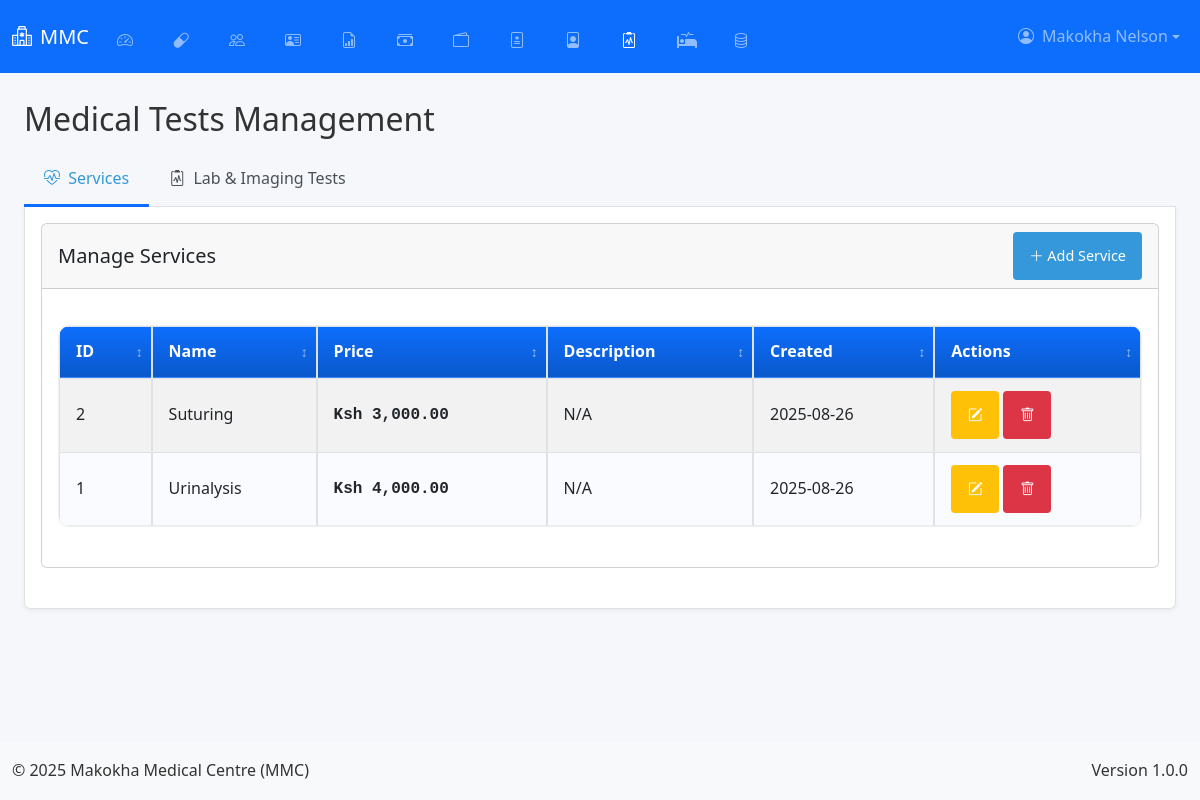
The page /admin/medical-tests (signed in) on the database as committed earlier.
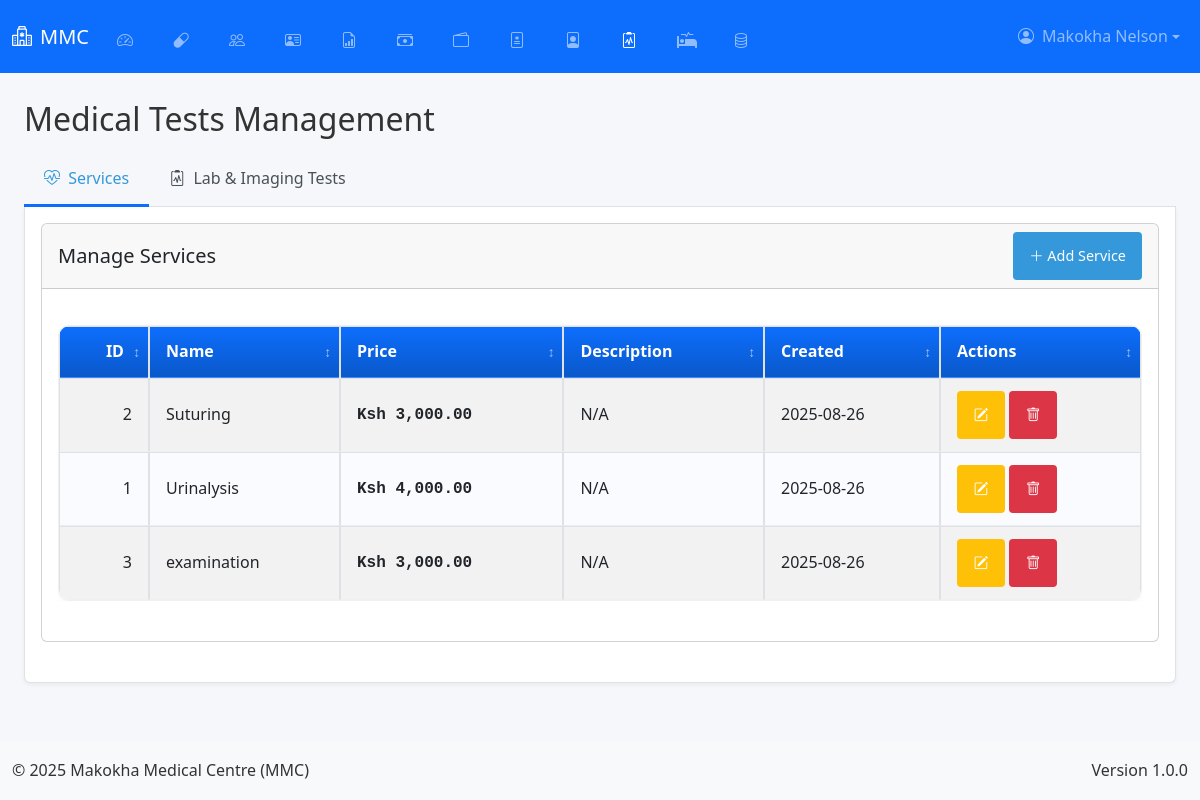
The same page on the database as committed later.
### app.py (models this page shows, shortened)
class User(db.Model, UserMixin):
    __tablename__ = 'user'
    id = db.Column(db.Integer, primary_key=True)
    username = db.Column(db.String(50), unique=True, nullable=False)
    email = db.Column(db.String(100), unique=True, nullable=False)
    password = db.Column(db.String(200), nullable=False)
    role = db.Column(db.String(20), nullable=False, default='user')
    is_active = db.Column(db.Boolean, default=True)
    last_login = db.Column(db.DateTime)
    profile_picture = db.Column(db.String(255))
    created_at = db.Column(db.DateTime, default=lambda: datetime.now(timezone.utc))
    updated_at = db.Column(db.DateTime, default=lambda: datetime.now(timezone.utc), onupdate=lambda: datetime.now(timezone.utc))

class Service(db.Model):
    id = db.Column(db.Integer, primary_key=True)
    name = db.Column(db.String(100), nullable=False)
    price = db.Column(db.Float, nullable=False)
    description = db.Column(db.Text)
    created_at = db.Column(db.DateTime, default=lambda: datetime.now(timezone.utc))
    updated_at = db.Column(db.DateTime, default=lambda: datetime.now(timezone.utc), onupdate=lambda: datetime.now(timezone.utc))

### app.py (the view, shortened to what this page needs)
@app.route('/admin/medical-tests', methods=['GET', 'POST'])
@login_required
def manage_medical_tests():
    if current_user.role != 'admin':
        abort(403)
    services = Service.query.order_by(Service.name).all()
    lab_tests = LabTest.query.order_by(LabTest.name).all()
    imaging_tests = ImagingTest.query.order_by(ImagingTest.name).all()
    return render_template('admin/medical_tests.html',
                         services=services,
                         lab_tests=lab_tests,
                         imaging_tests=imaging_tests)

### app.py (called while the page is built, shortened)
@app.before_request
def initialize_data():
    global _first_request
    if not _first_request:
        return

@app.context_processor
def inject_current_date():
    return {'current_date': date.today().strftime('%Y-%m-%d')}

    @login_manager.user_loader
    def load_user(user_id):
        return db.session.get(User, int(user_id))

### templates/admin/medical_tests.html (shortened to what this page needs)
{% extends "base.html" %}
{% block content %}
<div class="container-fluid">
    <div class="row">
        <div class="col-lg-12">
            <h2 class="mt-4 mb-3">Medical Tests Management</h2>
            <ul class="nav nav-tabs" id="medicalTestsTab" role="tablist">
                <li class="nav-item" role="presentation">
                    <button class="nav-link active" id="services-tab" data-bs-toggle="tab" data-bs-target="#services" type="button" role="tab">
                        <i class="bi bi-heart-pulse me-1"></i> Services
                    </button>
                </li>
                <li class="nav-item" role="presentation">
                    <button class="nav-link" id="tests-tab" data-bs-toggle="tab" data-bs-target="#tests" type="button" role="tab">
                        <i class="bi bi-clipboard2-pulse me-1"></i> Lab & Imaging Tests
                    </button>
                </li>
            </ul>
            <div class="tab-content p-3 border border-top-0 rounded-bottom" id="medicalTestsTabContent">
                <div class="tab-pane fade show active" id="services" role="tabpanel">
                    <div class="card mb-4">
                        <div class="card-header d-flex justify-content-between align-items-center">
                            <h5 class="mb-0">Manage Services</h5>
                            <button class="btn btn-primary btn-sm" data-bs-toggle="modal" data-bs-target="#addServiceModal">
                                <i class="bi bi-plus-lg"></i> Add Service
                            </button>
                        </div>
                        <div class="card-body">
                            <div class="table-responsive">
                                <table class="table table-striped table-hover" id="servicesTable">
                                    <thead>
                                        <tr>
                                            <th>ID</th>
                                            <th>Name</th>
                                            <th>Price</th>
                                            <th>Description</th>
                                            <th>Created</th>
                                            <th>Actions</th>
                                        </tr>
                                    </thead>
                                    <tbody>
                                        {% if services %}
                                            {% for service in services %}
                                            <tr>
                                                <td>{{ service.id }}</td>
                                                <td>{{ service.name }}</td>
                                                <td><span class="price-value">Ksh {{ "{:,.2f}".format(service.price) }}</span></td>
                                                <td>{{ service.description|truncate(50) if service.description else 'N/A' }}</td>
                                                <td>{{ service.created_at.strftime('%Y-%m-%d') }}</td>
                                                <td>
                                                    <button class="btn btn-sm btn-warning edit-service" data-id="{{ service.id }}">
                                                        <i class="bi bi-pencil-square"></i>
                                                    </button>
                                                    <button class="btn btn-sm btn-danger delete-service" data-id="{{ service.id }}">
                                                        <i class="bi bi-trash"></i>
                                                    </button>
                                                </td>
                                            </tr>
                                            {% endfor %}
                                        {% else %}
                                            <tr>
                                                <td colspan="6" class="text-center py-4">No services found. Click "Add Service" to create one.</td>
                                            </tr>
                                        {% endif %}
                                    </tbody>
                                </table>
                            </div>
                        </div>
                    </div>
                </div>
            </div>
        </div>
    </div>
</div>
<div class="position-fixed bottom-0 end-0 p-3" style="z-index: 11">
</div>
{% endblock %}

### templates/base.html (shortened to what this page needs)
<!DOCTYPE html>
<html lang="en">
<head>
    <link href="https://cdn.jsdelivr.net/npm/bootstrap@5.3.0/dist/css/bootstrap.min.css" rel="stylesheet">
    <link rel="stylesheet" href="https://cdn.jsdelivr.net/npm/bootstrap-icons@1.11.1/font/bootstrap-icons.css">
    <link rel="stylesheet" href="https://cdnjs.cloudflare.com/ajax/libs/font-awesome/5.15.3/css/all.min.css">
    <link href="https://cdn.jsdelivr.net/npm/select2@4.1.0-rc.0/dist/css/select2.min.css" rel="stylesheet">
    <link rel="stylesheet" href="{{ url_for('static', filename='css/style.css') }}">
    <link rel="stylesheet" href="{{ url_for('static', filename='css/dashboard.css') }}">
    <link rel="stylesheet" href="{{ url_for('static', filename='css/custom.css') }}">
</head>
<body class="d-flex flex-column min-vh-100">
    <nav class="navbar navbar-expand-lg navbar-dark bg-primary fixed-top" id="mainNavbar">
        <div class="container-fluid">
            <a class="navbar-brand fs-5" href="{{ url_for('home') }}">
                <i class="bi bi-hospital me-2"></i>MMC
            </a>
            <div class="collapse navbar-collapse" id="navbarNav">
                <ul class="navbar-nav me-auto">
                    {% if current_user.is_authenticated %}
                        {% if current_user.role == 'admin' %}
                            <li class="nav-item"><a class="nav-link fs-6 px-2 mx-1 icon-nav" href="{{ url_for('admin_dashboard') }}"><i class="bi bi-speedometer2 me-1"></i><span class="nav-text">Dashboard</span></a></li>
                            <li class="nav-item"><a class="nav-link fs-6 px-2 mx-1 icon-nav" href="{{ url_for('manage_drugs') }}"><i class="bi bi-capsule me-1"></i><span class="nav-text">Drugs</span></a></li>
                            <li class="nav-item"><a class="nav-link fs-6 px-2 mx-1 icon-nav" href="{{ url_for('manage_users') }}"><i class="bi bi-people me-1"></i><span class="nav-text">Users</span></a></li>
                            <li class="nav-item"><a class="nav-link fs-6 px-2 mx-1 icon-nav" href="{{ url_for('manage_employees') }}"><i class="bi bi-person-vcard me-1"></i><span class="nav-text">Employees</span></a></li>
                            <li class="nav-item"><a class="nav-link fs-6 px-2 mx-1 icon-nav" href="{{ url_for('generate_reports') }}"><i class="bi bi-file-earmark-bar-graph me-1"></i><span class="nav-text">Reports</span></a></li>
                            <li class="nav-item"><a class="nav-link fs-6 px-2 mx-1 icon-nav" href="{{ url_for('manage_transactions') }}"><i class="bi bi-cash-stack me-1"></i><span class="nav-text">Transactions</span></a></li>
                            <li class="nav-item"><a class="nav-link fs-6 px-2 mx-1 icon-nav" href="{{ url_for('manage_money') }}"><i class="bi bi-wallet2 me-1"></i><span class="nav-text">Money</span></a></li>
                            <li class="nav-item"><a class="nav-link fs-6 px-2 mx-1 icon-nav" href="{{ url_for('manage_dosage') }}"><i class="bi bi-file-medical me-1"></i><span class="nav-text">Dosage</span></a></li>
                            <li class="nav-item"><a class="nav-link fs-6 px-2 mx-1 icon-nav" href="{{ url_for('manage_patients') }}"><i class="bi bi-file-person me-1"></i><span class="nav-text">Patients</span></a></li>
                            <li class="nav-item"><a class="nav-link fs-6 px-2 mx-1 icon-nav" href="{{ url_for('manage_medical_tests') }}"><i class="bi bi-clipboard2-pulse me-1"></i><span class="nav-text">Medical Tests</span></a></li>
                            <li class="nav-item"><a class="nav-link fs-6 px-2 mx-1 icon-nav" href="{{ url_for('manage_beds') }}"><i class="fas fa-procedures me-1"></i><span class="nav-text">Beds</span></a></li>
                            <li class="nav-item"><a class="nav-link fs-6 px-2 mx-1 icon-nav" href="{{ url_for('backup_management') }}"><i class="bi bi-database me-1"></i><span class="nav-text">Backup</span></a></li>
                        {% endif %}
                    {% endif %}
                </ul>
                <ul class="navbar-nav">
                    {% if current_user.is_authenticated %}
                        <li class="nav-item dropdown">
                            <a class="nav-link dropdown-toggle d-flex align-items-center fs-6" href="#" id="userDropdown" role="button" data-bs-toggle="dropdown">
                                {% if current_user.profile_picture %}
                                    <img src="{{ url_for('static', filename=current_user.profile_picture) }}" alt="Profile" class="profile-picture me-2">
                                {% else %}
                                    <i class="bi bi-person-circle me-2"></i>
                                {% endif %}
                                {{ current_user.username }}
                            </a>
                        </li>
                    {% else %}
                        <li class="nav-item">
                        <a class="nav-link fs-6" href="{{ url_for('auth.login') }}">
                            <i class="bi bi-box-arrow-in-right me-1"></i>Login
                        </a>
                        </li>
                    {% endif %}
                </ul>
            </div>
        </div>
    </nav>
    <main class="container-fluid flex-grow-1 py-3" style="margin-top: 60px;">
        {% block content %}{% endblock %}
    </main>
    <footer class="bg-light py-3 mt-auto">
        <div class="container-fluid">
            <div class="row">
                <div class="col-md-6 text-center text-md-start">
                    <p class="mb-0">&copy; 2025 Makokha Medical Centre (MMC)</p>
                </div>
                <div class="col-md-6 text-center text-md-end">
                    <p class="mb-0">Version 1.0.0</p>
                </div>
            </div>
        </div>
    </footer>
</body>
</html>

### static/css/style.css (style rules this page uses)
:root { --primary-color: #3498db; --secondary-color: #2980b9; --success-color: #2ecc71; --danger-color: #e74c3c; --warning-color: #f39c12; --info-color: #1abc9c; --light-color: #ecf0f1; --dark-color: #2c3e50; --gray-color: #95a5a6; --white-color: #ffffff; --black-color: #000000; --sidebar-width: 250px; --sidebar-collapsed-width: 0; --top-bar-height: 60px; --shadow: 0 2px 10px rgba(0, 0, 0, 0.1); --transition: all 0.3s ease; }
* { margin: 0; padding: 0; box-sizing: border-box; font-family: 'Segoe UI', Tahoma, Geneva, Verdana, sans-serif; }
.btn { position: relative; z-index: auto; }
body { background-color: #f5f6fa; color: #333; line-height: 1.6; overflow-x: hidden; }
a { text-decoration: none; color: inherit; }
button, input, select, textarea { font-family: inherit; font-size: inherit; }
.btn { display: inline-block; padding: 8px 16px; border: none; border-radius: 4px; background-color: var(--primary-color); color: white; cursor: pointer; transition: var(--transition); }
.btn-sm { padding: 5px 10px; font-size: 0.9rem; }
.btn-primary { background-color: var(--primary-color); }
.btn-danger { background-color: var(--danger-color); }
.btn-warning { background-color: var(--warning-color); }
.dropdown { position: relative; display: inline-block; }

### static/css/dashboard.css (style rules this page uses)
.tab-content { display: none; }

### templates/base.html (style rules this page uses)
:root { --tap-min-size: 48px; --mobile-breakpoint: 768px; --primary-blue: #0d6efd; --dark-blue: #0a58ca; --light-gray: #f8f9fa; }
body { -webkit-text-size-adjust: 100%; -webkit-tap-highlight-color: transparent; touch-action: manipulation; }
.btn, .nav-link, .dropdown-item, input[type="checkbox"] + label, .table .actions-column .btn { min-height: var(--tap-min-size); min-width: var(--tap-min-size); padding: 12px 16px; }
.table-responsive { overflow-x: auto; -webkit-overflow-scrolling: touch; }
.table-container { overflow-x: auto; -webkit-overflow-scrolling: touch; margin-bottom: 1.25rem; }
table.table-enhanced { width: 100%; border-collapse: separate; border-spacing: 0; background: #fff; border: 1px solid rgba(0,0,0,0.06); border-radius: 12px; overflow: hidden; box-shadow: 0 2px 10px rgba(0,0,0,0.04); }
.table-enhanced thead th { position: sticky; top: 0; background: linear-gradient(180deg, var(--primary-blue), var(--dark-blue)); color: #fff; z-index: 2; padding: 0.75rem 1rem; font-weight: 600; white-space: nowrap; border-bottom: 1px solid rgba(255,255,255,0.2); }
.table-enhanced tbody td { padding: 0.75rem 1rem; border-bottom: 1px solid rgba(0,0,0,0.06); vertical-align: middle; background: #fff; }
.table-enhanced tbody tr:nth-child(even) td { background: #fafbff; }
.table-enhanced .num-col { text-align: right; font-variant-numeric: tabular-nums; }
.table-enhanced thead th.sortable { cursor: pointer; position: relative; padding-right: 1.5rem; }
.table-enhanced thead th.sortable::after { content: '\2195'; position: absolute; right: 0.5rem; top: 50%; transform: translateY(-50%); opacity: 0.6; font-size: 0.85rem; }
.navbar { background-color: var(--primary-blue) !important; transition: all 0.3s ease; padding-top: 0.5rem; padding-bottom: 0.5rem; }
.table-container { overflow-x: auto; -webkit-overflow-scrolling: touch; margin-bottom: 1.5rem; }
.table { width: 100%; margin-bottom: 0; }
.table th { background-color: var(--primary-blue); color: white; position: sticky; top: 0; }

Rows that differ between the two databases and show on the page:
added Service: id "3", name "examination", price "3,000.00", description "N/A", created_at "2025-08-26"
